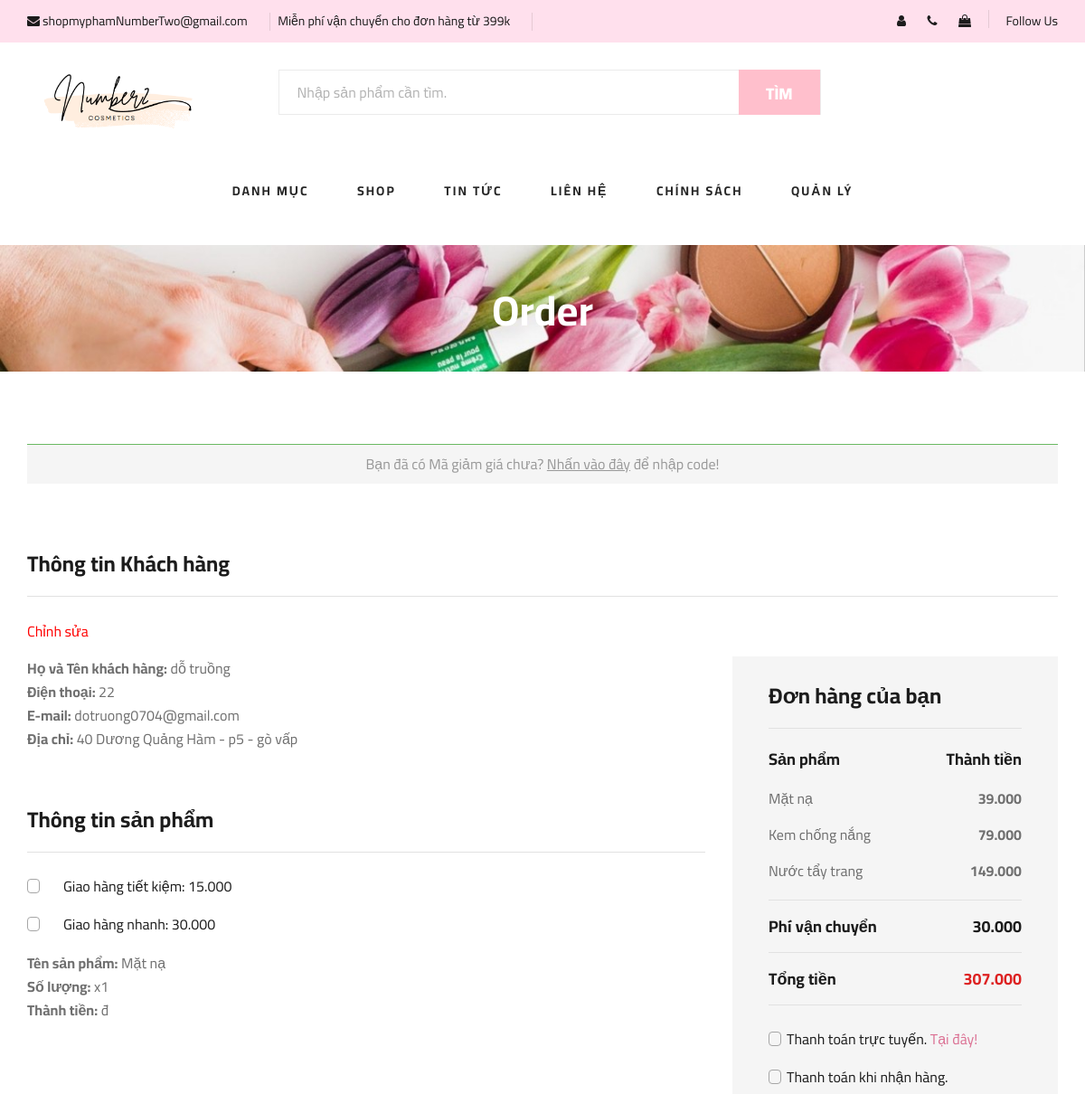
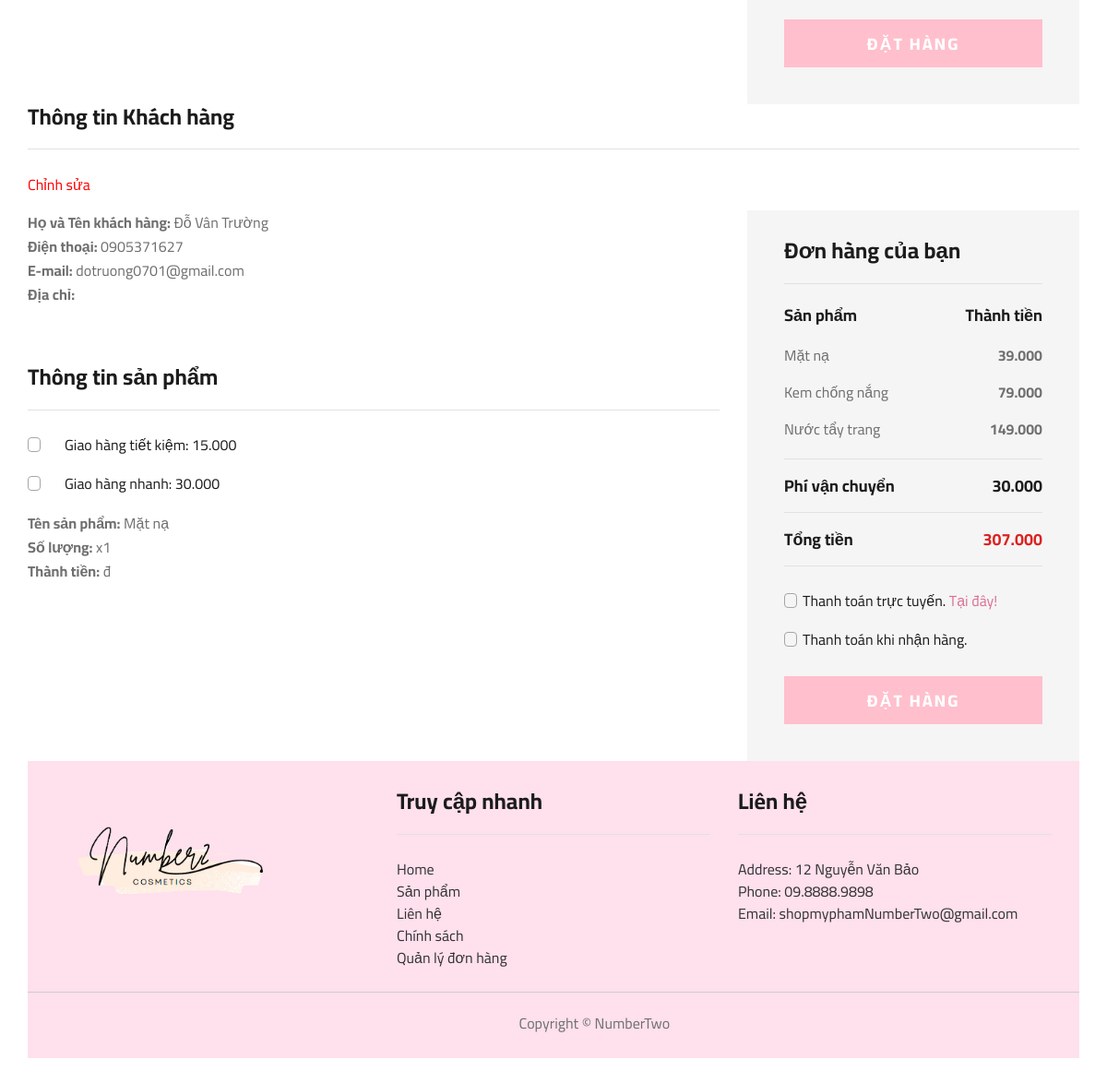
/dathang.php, run on the app's committed database (2 pictures, top to bottom).
### tables this page shows
CREATE TABLE `khachhang` (
  `MaKhachHang` int(11) NOT NULL,
  `HoTen` varchar(20) NOT NULL,
  `SoDienThoai` varchar(20) NOT NULL,
  `DiaChi` varchar(100) NOT NULL,
  `MatKhau` varchar(50) NOT NULL,
  `Email` varchar(100) NOT NULL,
  `trangThai` int(11) NOT NULL DEFAULT 1
);

### model/mCustomer.php (called while the page is built, shortened)
<?php
    include_once("connect.php");
    class MCustomer {
        function selectAllCustomers() {
            $p = new ConnectDB();
            if ($p->connect_DB($con)) {
                $str = "SELECT * FROM khachhang";
                $tbl = mysqli_query($con, $str);
                return $tbl;
            } else {
                return false;
            }
        }
    }
?>

### model/connect.php (called while the page is built, shortened)
<?php
    class ConnectDB{
        function connect_DB(& $conn){
            $conn = mysqli_connect("localhost", "root", "", "mypham");
            if ($conn){
                mysqli_set_charset($conn, "utf8");
                return $conn;
            }else{
                return false;
            }
        }
    }
?>

### controller/cCustomer.php (called while the page is built)
<?php
    include_once("Model/mCustomer.php");
    class CCustomer{
        function getAllCustomers(){
            $p = new MCustomer();
            $tbl = $p -> selectAllCustomers();
            return $tbl;
        }
    }
?>

### view/vCustomer1.php (the view, shortened to what this page needs)
<?php
    include_once("controller/cCustomer.php");
    class VCustomer{
        function viewAllCustomers(){
            $p = new CCustomer();
            $tbl = $p -> getAllCustomers();
            showCustomer($tbl);
        }
    }
    function showCustomer($tbl){
        if($tbl){
            if(mysqli_num_rows($tbl) >0){
                echo '<table class="prod_tbl"> <tr>';
                if ($row = mysqli_fetch_assoc($tbl)){
                    while($row = mysqli_fetch_assoc($tbl)){
                        if($row["trangThai"] == 1){
                            echo "
                            <h4>Thông tin Khách hàng</h4>
                            <p><a href='./themthongtin.html' style='color: red'> Chỉnh sửa</a></p>
                          <form action='#'>
                              <div class='row'>
                                  <div class='col-lg-8 col-md-6'>
                                    <p><b>Họ và Tên khách hàng:</b> ".$row["HoTen"]."<br>
                                       <b>Điện thoại:</b> ".$row["SoDienThoai"]."<br>
                                       <b>E-mail:</b> ".$row["Email"]."<br>
                                       <b>Địa chỉ:</b> ".$row["DiaChi"]."</p>
                                       <br><br>
                                 <h4>Thông tin sản phẩm</h4>
                                 <div class='checkout__input__checkbox'>
                                     <label>Giao hàng tiết kiệm: 15.000
                                           <span class='checkmark'></span>
                                     </label>
                                 </div>
                                 <div class='checkout__input__checkbox'>
                                     <label>Giao hàng nhanh: 30.000
                                           <span class='checkmark'></span>
                                      </label>
                                  </div>
                                    <p><b>Tên sản phẩm:</b> Mặt nạ<br>
                                       <b>Số lượng:</b> x1<br>
                                       <b>Thành tiền:</b> đ<br>
                                  </div>
                                  <div class='col-lg-4 col-md-6'>
                                      <div class='checkout__order'>
                                          <h4>Đơn hàng của bạn</h4>
                                          <div class='checkout__order__products'>Sản phẩm <span>Thành tiền</span></div>
                                          <ul>
                                              <li>Mặt nạ <span>39.000</span></li>
                                              <li>Kem chống nắng<span>79.000</span></li>
                                              <li>Nước tẩy trang<span>149.000</span></li>
                                          </ul>
                                          <div class='checkout__order__subtotal'>Phí vận chuyển<span>30.000</span></div>
                                          <div class='checkout__order__total'>Tổng tiền<span>307.000</span></div>
                                          <div class='checkout__input__checkbox'>
                                              <label for='payment'>
                                                  Thanh toán trực tuyến. <a href='./thongtinthanhtoan.html' style='color: palevioletred'>Tại đây!</a>
                                                  <span class='checkmark'></span>
                                              </label>
                                          </div>
                                          <div class='checkout__input__checkbox'>
                                              <label for='paypal'>
                                                  Thanh toán khi nhận hàng.
                                                  <span class='checkmark'></span>
                                              </label>
                                          </div>
                                          <button type='submit' class='site-btn2'>ĐẶT HÀNG</button>
                                      </div>
                                  </div>
                              </div>
                              ";
                        }
                    }
            }
        }else{
            echo"Vui lòng nhập dữ liệu!";
        }
    }
}
?>

### css/pagephu.css (style rules this page uses)
* html, body { height: 100%; font-family: "Cairo", sans-serif; -webkit-font-smoothing: antialiased; }
h1, h2, h3, h4, h5, h6 { margin: 0; color: #111111; font-weight: 400; font-family: "Cairo", sans-serif; }
h4 { font-size: 24px; }
p { font-size: 16px; font-family: "Cairo", sans-serif; color: #6f6f6f; font-weight: 400; line-height: 26px; margin: 0 0 15px 0; }
ul, ol { padding: 0; margin: 0; }
.site-btn2 { font-size: 20px; color: #ffffff; font-weight: 800; text-transform: uppercase; display: inline-block; padding: 13px 30px 12px; background: #FFBFCC; border: none; }
.checkout__form h4 { color: #1c1c1c; font-weight: 700; border-bottom: 1px solid #e1e1e1; padding-bottom: 20px; margin-bottom: 25px; }
.checkout__form p { column-rule: #b2b2b2; }
.checkout__input__checkbox { margin-bottom: 10px; }
.checkout__input__checkbox label { position: relative; font-size: 16px; color: #1c1c1c; padding-left: 40px; cursor: pointer; }
.checkout__input__checkbox label .checkmark { position: absolute; left: 0; top: 4px; height: 16px; width: 14px; border: 1px solid #a6a6a6; content: ""; border-radius: 4px; }
.checkout__input__checkbox label .checkmark:after { position: absolute; left: 1px; top: 1px; width: 10px; height: 8px; border: solid white; border-width: 3px 3px 0px 0px; -webkit-transform: rotate(127deg); -ms-transform: rotate(127deg); transform: rotate(127deg); content: ""; opacity: 0; }
.checkout__order { background: #f5f5f5; padding: 40px; padding-top: 30px; }
.checkout__order h4 { color: #1c1c1c; font-weight: 700; border-bottom: 1px solid #e1e1e1; padding-bottom: 20px; margin-bottom: 20px; }
.checkout__order .checkout__order__products { font-size: 18px; color: #1c1c1c; font-weight: 700; margin-bottom: 10px; }
.checkout__order .checkout__order__products span { float: right; }
.checkout__order ul { margin-bottom: 12px; }
.checkout__order ul li { font-size: 16px; color: #6f6f6f; line-height: 40px; list-style: none; }
.checkout__order ul li span { font-weight: 700; float: right; }
.checkout__order .checkout__order__subtotal { font-size: 18px; color: #1c1c1c; font-weight: 700; border-bottom: 1px solid #e1e1e1; border-top: 1px solid #e1e1e1; padding-bottom: 15px; margin-bottom: 15px; padding-top: 15px; }
.checkout__order .checkout__order__subtotal span { float: right; }
.checkout__order .checkout__input__checkbox label { padding-left: 20px; }
.checkout__order .checkout__order__total { font-size: 18px; color: #1c1c1c; font-weight: 700; border-bottom: 1px solid #e1e1e1; padding-bottom: 15px; margin-bottom: 25px; }
.checkout__order .checkout__order__total span { float: right; color: #dd2222; }
.checkout__order button { font-size: 18px; letter-spacing: 2px; width: 100%; margin-top: 10px; }

### data on the page
khachhang: HoTen "dỗ truồng", SoDienThoai "22", Email "dotruong0704@gmail.com", DiaChi "40 Dương Quảng Hàm - p5 - gò vấp"
khachhang: HoTen "Đỗ Vân Trường", SoDienThoai "0905371627", Email "dotruong0701@gmail.com"
